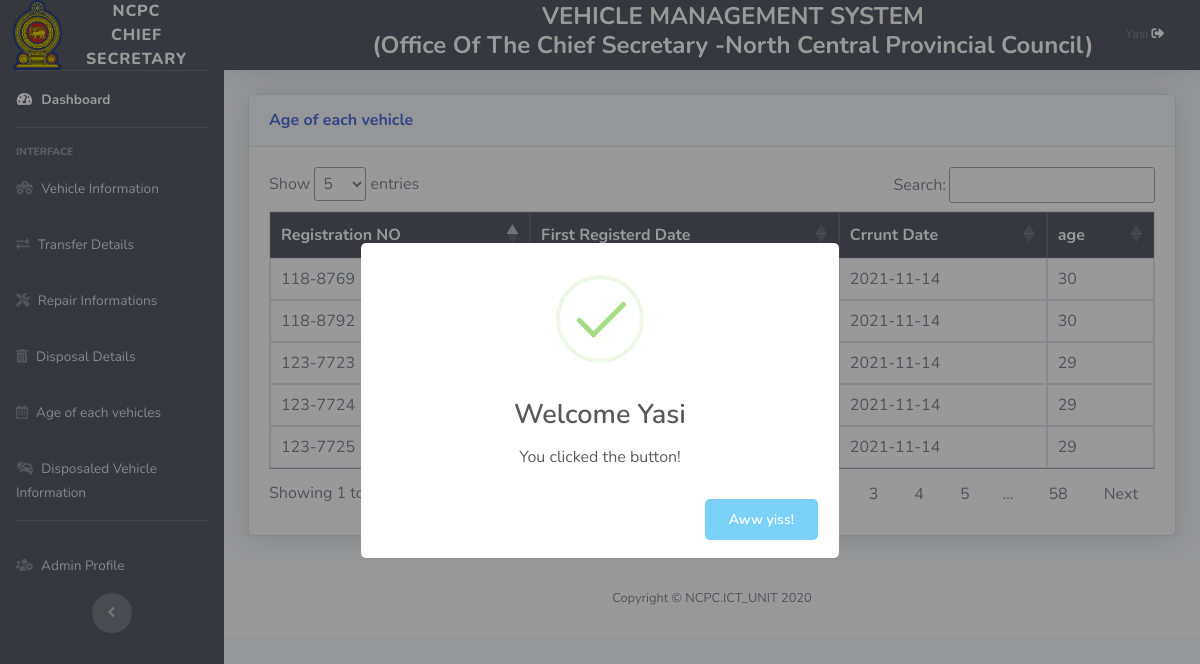
/age.php (signed in), run on the app's committed database.
### tables this page shows
CREATE TABLE `vehical_info` (
  `regno` varchar(50) NOT NULL,
  `chasee_no` varchar(50) NOT NULL,
  `engine_no` varchar(50) NOT NULL,
  `c_cap` varchar(50) NOT NULL,
  `v_class` varchar(20) NOT NULL,
  `f_type` varchar(20) NOT NULL,
  `c_origin` varchar(20) NOT NULL,
  `year_manu` varchar(20) NOT NULL,
  `c_import` varchar(20) NOT NULL,
  `ty_fr` varchar(15) NOT NULL,
  `ty_re` varchar(15) NOT NULL,
  `ty_du` varchar(15) NOT NULL,
  `ty_sin` varchar(15) NOT NULL,
  `d_first_reg` date NOT NULL,
  `owner_add` varchar(100) NOT NULL,
  `make` varchar(50) NOT NULL,
  `model` varchar(50) NOT NULL,
  `location` varchar(50) NOT NULL,
  `region` varchar(50) NOT NULL,
  `vcost` varchar(50) NOT NULL,
  `engine_second` varchar(10) NOT NULL,
  `v_class_of` varchar(100) NOT NULL,
  `activeSS` tinyint(1) NOT NULL
);

### age.php (the view, shortened to what this page needs)
<?php
include('security.php');
include('includes/header.php');
include('includes/navbar.php');
?>
<div class="container-fluid">
  <div class="card shadow mb-4">
    <div class="card-header py-3">
      <h6 class="m-0 font-weight-bold text-primary">Age of each vehicle
      </h6>
    </div>
    <div class="card-body">
      <div class="table-responsive">
        <?php
        $qur = "SELECT `regno`, `d_first_reg`, CURDATE(), TIMESTAMPDIFF(year, d_first_reg, CURDATE()) as age FROM vehical_info;";
        $data = mysqli_query($con, $qur);
        ?>
        <table class="table table-bordered" id="myTable" width="100%" cellspacing="0">
          <thead class="thead-dark">
            <tr>
              <th> Registration NO </th>
              <th> First Registerd Date</th>
              <th> Crrunt Date </th>
              <th> age </th>
            </tr>
          </thead>
          <tbody>
            <?php
            if (mysqli_num_rows($data) > 0) {
              while ($row = mysqli_fetch_assoc($data)) {
            ?>
                <tr>
                  <td><?php echo $row['regno']; ?></td>
                  <td><?php echo $row['d_first_reg']; ?></td>
                  <td><?php echo $row['CURDATE()']; ?></td>
                  <td><?php echo $row['age']; ?></td>
                </tr>
            <?php
              }
            } else {
              echo "no record found";
            }
            ?>
          </tbody>
        </table>
      </div>
    </div>
  </div>
</div>
<?php
include('includes/footer.php');
?>

### includes/header.php (shortened to what this page needs)
<!DOCTYPE html>
<html lang="en">
<head>
  <link href="vendor/fontawesome-free/css/all.min.css" rel="stylesheet" type="text/css">
  <link href="css/sb-admin-2.min.css" rel="stylesheet">
  <link href="https://cdn.datatables.net/1.10.25/css/jquery.dataTables.min.css" rel="stylesheet">
  <link href="https://cdn.datatables.net/buttons/1.7.1/css/buttons.dataTables.min.css" rel="stylesheet">
</head>
<body id="page-top">
  <div id="wrapper">

### includes/navbar.php (shortened to what this page needs)
   <ul class="navbar-nav bg-dark sidebar sidebar-dark accordion" id="accordionSidebar">
     <a class="sidebar-brand d-flex align-items-center justify-content-center" href="index.php">
       <img src="Res/Local/258474.svg" width="70px" height="70px;">
       <div class="sidebar-brand-text mx-4">NCPC Chief Secretary</div>
     </a>
     <hr class="sidebar-divider my-0">
     <li class="nav-item active">
       <a class="nav-link" href="index.php">
         <i class="fas fa-fw fa-tachometer-alt"></i>
         <span>Dashboard</span></a>
     </li>
     <hr class="sidebar-divider">
     <div class="sidebar-heading">
       Interface
     </div>
     <li class="nav-item">
       <a class="nav-link" href="vehical_info.php">
       <i class="fas fa-truck-monster"></i>
         <span>Vehicle Information</span></a>
     </li>
     <li class="nav-item">
       <a class="nav-link" href="transfer_details.php">
       <i class="fas fa-exchange-alt"></i>
         <span>Transfer Details</span></a>
     </li>
     <li class="nav-item">
       <a class="nav-link" href="repair_info.php">
       <i class="fas fa-tools"></i>
         <span>Repair Informations</span></a>
     </li>
     <li class="nav-item">
       <a class="nav-link" href="disposal.php">
       <i class="fas fa-trash-alt"></i>
         <span>Disposal Details</span></a>
     </li>
     <li class="nav-item">
       <a class="nav-link" href="age.php">
       <i class="far fa-calendar-alt"></i>
         <span>Age of each vehicles</span></a>
     </li>
     <li class="nav-item">
       <a class="nav-link" href="disposaled_vehical_info.php">
       <i class="fas fa-car-crash"></i>
         <span>Disposaled Vehicle Information</span></a>
     </li>
     <hr class="sidebar-divider d-none d-md-block">
     <li class="nav-item">
       <a class="nav-link" href="reg.php">
       <i class="fas fa-users-cog"></i>
         <span>Admin Profile</span></a>
     </li>
     <div class="text-center d-none d-md-inline">
       <button class="rounded-circle border-0" id="sidebarToggle"></button>
     </div>
   </ul>
   <div id="content-wrapper" class="d-flex flex-column">
     <div id="content">
       <nav class="navbar navbar-expand navbar-light bg-dark topbar mb-4 static-top shadow">
         <ul class="navbar-nav ml-auto">
         <li class="nav-item dropdown no-arrow ">
             <a class="nav-link dropdown-toggle" href="index.php" id="userDropdown" role="button" data-toggle="dropdown" aria-haspopup="true" aria-expanded="false">
               <span class="mr-2 d-none d-lg-inline text-gray-600 large">
<h4 class="text-white " style="font-weight: bold; text-align:center;">
               VEHICLE MANAGEMENT SYSTEM <br>
               (Office Of The Chief Secretary -North Central Provincial Council)
</h4>
            </span>
             </a>
           </li>
           <li class="nav-item dropdown no-arrow">
             <a class="nav-link dropdown-toggle" href="#" id="userDropdown" role="button" data-toggle="dropdown" aria-haspopup="true" aria-expanded="false">
             <span class="text-white mr-2 d-none d-lg-inline text-gray-600 small">
                 <?php echo $_SESSION['username']; ?>
                 <i class="fas fa-sign-out-alt 3x text-white"></i>
               </span>
             </a>
           </li>
         </ul>
       </nav>

### includes/footer.php
<footer class="sticky-footer bg-white">
  <div class="container my-auto">
    <div class="copyright text-center my-auto">
      <span>Copyright &copy; NCPC.ICT_UNIT 2020</span>
    </div>
  </div>
</footer>
</div>
</div>
</div>
</body>
</html>

### data on the page
vehical_info: regno "118-8769", CURDATE "2021-11-14", age "30"
vehical_info: regno "118-8792", CURDATE "2021-11-14", age "30"
vehical_info: regno "123-7723", CURDATE "2021-11-14", age "29"
vehical_info: regno "123-7724", CURDATE "2021-11-14", age "29"
vehical_info: regno "123-7725", CURDATE "2021-11-14", age "29"

### other printed values
$_SESSION['username'] "Yasi"
